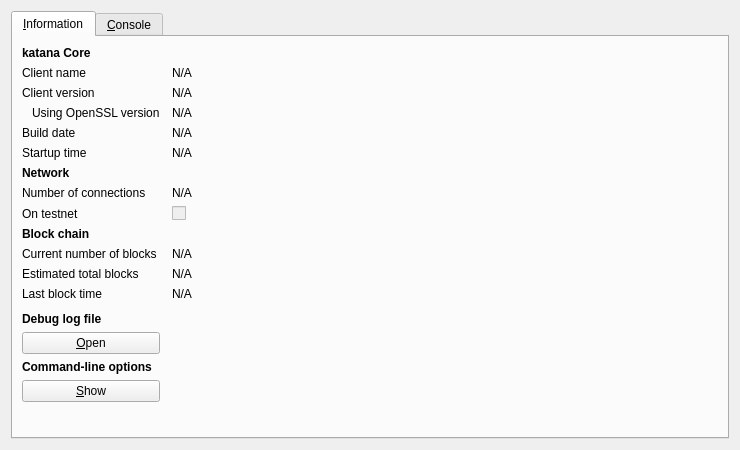
<?xml version="1.0" encoding="UTF-8"?>
<ui version="4.0">
 <class>RPCConsole</class>
 <widget class="QDialog" name="RPCConsole">
  <property name="geometry">
   <rect>
    <x>0</x>
    <y>0</y>
    <width>740</width>
    <height>450</height>
   </rect>
  </property>
  <property name="windowTitle">
   <string>katana - Debug window</string>
  </property>
  <layout class="QVBoxLayout" name="verticalLayout_2">
   <item>
    <widget class="QTabWidget" name="tabWidget">
     <property name="currentIndex">
      <number>0</number>
     </property>
     <widget class="QWidget" name="tab_info">
      <attribute name="title">
       <string>&amp;Information</string>
      </attribute>
      <layout class="QGridLayout" name="gridLayout" columnstretch="0,1">
       <property name="horizontalSpacing">
        <number>12</number>
       </property>
       <item row="0" column="0">
        <widget class="QLabel" name="label_9">
         <property name="font">
          <font>
           <weight>75</weight>
           <bold>true</bold>
          </font>
         </property>
         <property name="text">
          <string>katana Core</string>
         </property>
        </widget>
       </item>
       <item row="1" column="0">
        <widget class="QLabel" name="label_5">
         <property name="text">
          <string>Client name</string>
         </property>
        </widget>
       </item>
       <item row="1" column="1">
        <widget class="QLabel" name="clientName">
         <property name="cursor">
          <cursorShape>IBeamCursor</cursorShape>
         </property>
         <property name="text">
          <string>N/A</string>
         </property>
         <property name="textFormat">
          <enum>Qt::PlainText</enum>
         </property>
         <property name="textInteractionFlags">
          <set>Qt::LinksAccessibleByMouse|Qt::TextSelectableByKeyboard|Qt::TextSelectableByMouse</set>
         </property>
        </widget>
       </item>
       <item row="2" column="0">
        <widget class="QLabel" name="label_6">
         <property name="text">
          <string>Client version</string>
         </property>
        </widget>
       </item>
       <item row="2" column="1">
        <widget class="QLabel" name="clientVersion">
         <property name="cursor">
          <cursorShape>IBeamCursor</cursorShape>
         </property>
         <property name="text">
          <string>N/A</string>
         </property>
         <property name="textFormat">
          <enum>Qt::PlainText</enum>
         </property>
         <property name="textInteractionFlags">
          <set>Qt::LinksAccessibleByMouse|Qt::TextSelectableByKeyboard|Qt::TextSelectableByMouse</set>
         </property>
        </widget>
       </item>
       <item row="3" column="0">
        <widget class="QLabel" name="label_14">
         <property name="text">
          <string>Using OpenSSL version</string>
         </property>
         <property name="indent">
          <number>10</number>
         </property>
        </widget>
       </item>
       <item row="3" column="1">
        <widget class="QLabel" name="openSSLVersion">
         <property name="cursor">
          <cursorShape>IBeamCursor</cursorShape>
         </property>
         <property name="text">
          <string>N/A</string>
         </property>
         <property name="textFormat">
          <enum>Qt::PlainText</enum>
         </property>
         <property name="textInteractionFlags">
          <set>Qt::LinksAccessibleByMouse|Qt::TextSelectableByKeyboard|Qt::TextSelectableByMouse</set>
         </property>
        </widget>
       </item>
       <item row="4" column="0">
        <widget class="QLabel" name="label_12">
         <property name="text">
          <string>Build date</string>
         </property>
        </widget>
       </item>
       <item row="4" column="1">
        <widget class="QLabel" name="buildDate">
         <property name="cursor">
          <cursorShape>IBeamCursor</cursorShape>
         </property>
         <property name="text">
          <string>N/A</string>
         </property>
         <property name="textFormat">
          <enum>Qt::PlainText</enum>
         </property>
         <property name="textInteractionFlags">
          <set>Qt::LinksAccessibleByMouse|Qt::TextSelectableByKeyboard|Qt::TextSelectableByMouse</set>
         </property>
        </widget>
       </item>
       <item row="5" column="0">
        <widget class="QLabel" name="label_13">
         <property name="text">
          <string>Startup time</string>
         </property>
        </widget>
       </item>
       <item row="5" column="1">
        <widget class="QLabel" name="startupTime">
         <property name="cursor">
          <cursorShape>IBeamCursor</cursorShape>
         </property>
         <property name="text">
          <string>N/A</string>
         </property>
         <property name="textFormat">
          <enum>Qt::PlainText</enum>
         </property>
         <property name="textInteractionFlags">
          <set>Qt::LinksAccessibleByMouse|Qt::TextSelectableByKeyboard|Qt::TextSelectableByMouse</set>
         </property>
        </widget>
       </item>
       <item row="6" column="0">
        <widget class="QLabel" name="label_11">
         <property name="font">
          <font>
           <weight>75</weight>
           <bold>true</bold>
          </font>
         </property>
         <property name="text">
          <string>Network</string>
         </property>
        </widget>
       </item>
       <item row="7" column="0">
        <widget class="QLabel" name="label_7">
         <property name="text">
          <string>Number of connections</string>
         </property>
        </widget>
       </item>
       <item row="7" column="1">
        <widget class="QLabel" name="numberOfConnections">
         <property name="cursor">
          <cursorShape>IBeamCursor</cursorShape>
         </property>
         <property name="text">
          <string>N/A</string>
         </property>
         <property name="textFormat">
          <enum>Qt::PlainText</enum>
         </property>
         <property name="textInteractionFlags">
          <set>Qt::LinksAccessibleByMouse|Qt::TextSelectableByKeyboard|Qt::TextSelectableByMouse</set>
         </property>
        </widget>
       </item>
       <item row="8" column="0">
        <widget class="QLabel" name="label_8">
         <property name="text">
          <string>On testnet</string>
         </property>
        </widget>
       </item>
       <item row="8" column="1">
        <widget class="QCheckBox" name="isTestNet">
         <property name="enabled">
          <bool>false</bool>
         </property>
         <property name="text">
          <string/>
         </property>
        </widget>
       </item>
       <item row="9" column="0">
        <widget class="QLabel" name="label_10">
         <property name="font">
          <font>
           <weight>75</weight>
           <bold>true</bold>
          </font>
         </property>
         <property name="text">
          <string>Block chain</string>
         </property>
        </widget>
       </item>
       <item row="10" column="0">
        <widget class="QLabel" name="label_3">
         <property name="text">
          <string>Current number of blocks</string>
         </property>
        </widget>
       </item>
       <item row="10" column="1">
        <widget class="QLabel" name="numberOfBlocks">
         <property name="cursor">
          <cursorShape>IBeamCursor</cursorShape>
         </property>
         <property name="text">
          <string>N/A</string>
         </property>
         <property name="textFormat">
          <enum>Qt::PlainText</enum>
         </property>
         <property name="textInteractionFlags">
          <set>Qt::LinksAccessibleByMouse|Qt::TextSelectableByKeyboard|Qt::TextSelectableByMouse</set>
         </property>
        </widget>
       </item>
       <item row="11" column="0">
        <widget class="QLabel" name="label_4">
         <property name="text">
          <string>Estimated total blocks</string>
         </property>
        </widget>
       </item>
       <item row="11" column="1">
        <widget class="QLabel" name="totalBlocks">
         <property name="cursor">
          <cursorShape>IBeamCursor</cursorShape>
         </property>
         <property name="text">
          <string>N/A</string>
         </property>
         <property name="textFormat">
          <enum>Qt::PlainText</enum>
         </property>
         <property name="textInteractionFlags">
          <set>Qt::LinksAccessibleByMouse|Qt::TextSelectableByKeyboard|Qt::TextSelectableByMouse</set>
         </property>
        </widget>
       </item>
       <item row="12" column="0">
        <widget class="QLabel" name="label_2">
         <property name="text">
          <string>Last block time</string>
         </property>
        </widget>
       </item>
       <item row="12" column="1">
        <widget class="QLabel" name="lastBlockTime">
         <property name="cursor">
          <cursorShape>IBeamCursor</cursorShape>
         </property>
         <property name="text">
          <string>N/A</string>
         </property>
         <property name="textFormat">
          <enum>Qt::PlainText</enum>
         </property>
         <property name="textInteractionFlags">
          <set>Qt::LinksAccessibleByMouse|Qt::TextSelectableByKeyboard|Qt::TextSelectableByMouse</set>
         </property>
        </widget>
       </item>
       <item row="13" column="0">
        <spacer name="verticalSpacer_2">
         <property name="orientation">
          <enum>Qt::Vertical</enum>
         </property>
         <property name="sizeHint" stdset="0">
          <size>
           <width>20</width>
           <height>20</height>
          </size>
         </property>
        </spacer>
       </item>
       <item row="14" column="0">
        <widget class="QLabel" name="labelDebugLogfile">
         <property name="font">
          <font>
           <weight>75</weight>
           <bold>true</bold>
          </font>
         </property>
         <property name="text">
          <string>Debug log file</string>
         </property>
        </widget>
       </item>
       <item row="15" column="0">
        <widget class="QPushButton" name="openDebugLogfileButton">
         <property name="toolTip">
          <string>Open the katana debug log file from the current data directory. This can take a few seconds for large log files.</string>
         </property>
         <property name="text">
          <string>&amp;Open</string>
         </property>
         <property name="autoDefault">
          <bool>false</bool>
         </property>
        </widget>
       </item>
       <item row="16" column="0">
        <widget class="QLabel" name="labelCLOptions">
         <property name="font">
          <font>
           <weight>75</weight>
           <bold>true</bold>
          </font>
         </property>
         <property name="text">
          <string>Command-line options</string>
         </property>
        </widget>
       </item>
       <item row="17" column="0">
        <widget class="QPushButton" name="showCLOptionsButton">
         <property name="toolTip">
          <string>Show the katana-Qt help message to get a list with possible katana command-line options.</string>
         </property>
         <property name="text">
          <string>&amp;Show</string>
         </property>
         <property name="autoDefault">
          <bool>false</bool>
         </property>
        </widget>
       </item>
       <item row="18" column="0">
        <spacer name="verticalSpacer">
         <property name="orientation">
          <enum>Qt::Vertical</enum>
         </property>
         <property name="sizeHint" stdset="0">
          <size>
           <width>20</width>
           <height>40</height>
          </size>
         </property>
        </spacer>
       </item>
      </layout>
     </widget>
     <widget class="QWidget" name="tab_console">
      <attribute name="title">
       <string>&amp;Console</string>
      </attribute>
      <layout class="QVBoxLayout" name="verticalLayout_3">
       <property name="spacing">
        <number>3</number>
       </property>
       <item>
        <widget class="QTextEdit" name="messagesWidget">
         <property name="minimumSize">
          <size>
           <width>0</width>
           <height>100</height>
          </size>
         </property>
         <property name="readOnly">
          <bool>true</bool>
         </property>
         <property name="tabKeyNavigation" stdset="0">
          <bool>false</bool>
         </property>
         <property name="columnCount" stdset="0">
          <number>2</number>
         </property>
        </widget>
       </item>
       <item>
        <layout class="QHBoxLayout" name="horizontalLayout">
         <property name="spacing">
          <number>3</number>
         </property>
         <item>
          <widget class="QLabel" name="label">
           <property name="text">
            <string notr="true">&gt;</string>
           </property>
          </widget>
         </item>
         <item>
          <widget class="QLineEdit" name="lineEdit"/>
         </item>
         <item>
          <widget class="QPushButton" name="clearButton">
           <property name="maximumSize">
            <size>
             <width>24</width>
             <height>24</height>
            </size>
           </property>
           <property name="toolTip">
            <string>Clear console</string>
           </property>
           <property name="text">
            <string/>
           </property>
           <property name="icon">
            <iconset resource="../bitcoin.qrc">
             <normaloff>:/icons/remove</normaloff>:/icons/remove</iconset>
           </property>
           <property name="shortcut">
            <string notr="true">Ctrl+L</string>
           </property>
           <property name="autoDefault">
            <bool>false</bool>
           </property>
          </widget>
         </item>
        </layout>
       </item>
      </layout>
     </widget>
    </widget>
   </item>
  </layout>
 </widget>
 <resources>
  <include location="../bitcoin.qrc"/>
 </resources>
 <connections/>
</ui>
